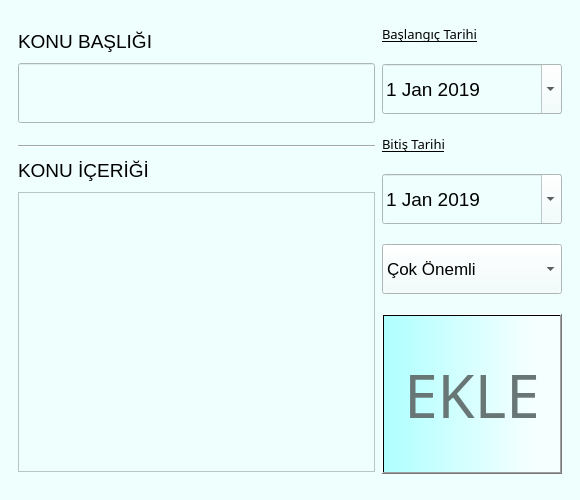
<?xml version="1.0" encoding="UTF-8"?>
<ui version="4.0">
 <class>Dialog</class>
 <widget class="QDialog" name="Dialog">
  <property name="geometry">
   <rect>
    <x>0</x>
    <y>0</y>
    <width>580</width>
    <height>500</height>
   </rect>
  </property>
  <property name="minimumSize">
   <size>
    <width>580</width>
    <height>500</height>
   </size>
  </property>
  <property name="maximumSize">
   <size>
    <width>800</width>
    <height>500</height>
   </size>
  </property>
  <property name="windowTitle">
   <string>Görev Ekle</string>
  </property>
  <property name="styleSheet">
   <string notr="true">background-color: rgb(239, 255, 254);</string>
  </property>
  <layout class="QHBoxLayout" name="horizontalLayout_2">
   <item>
    <layout class="QHBoxLayout" name="horizontalLayout">
     <property name="spacing">
      <number>7</number>
     </property>
     <item>
      <layout class="QVBoxLayout" name="verticalLayout_6">
       <property name="spacing">
        <number>7</number>
       </property>
       <property name="leftMargin">
        <number>7</number>
       </property>
       <item>
        <layout class="QVBoxLayout" name="verticalLayout_4">
         <item>
          <widget class="QLabel" name="label">
           <property name="minimumSize">
            <size>
             <width>300</width>
             <height>30</height>
            </size>
           </property>
           <property name="maximumSize">
            <size>
             <width>300</width>
             <height>30</height>
            </size>
           </property>
           <property name="font">
            <font>
             <family>Segoe UI</family>
             <pointsize>14</pointsize>
            </font>
           </property>
           <property name="text">
            <string>KONU BAŞLIĞI</string>
           </property>
          </widget>
         </item>
         <item>
          <widget class="QLineEdit" name="txt_task_title">
           <property name="minimumSize">
            <size>
             <width>350</width>
             <height>60</height>
            </size>
           </property>
           <property name="maximumSize">
            <size>
             <width>800</width>
             <height>60</height>
            </size>
           </property>
           <property name="font">
            <font>
             <family>Yu Gothic Light</family>
             <pointsize>25</pointsize>
             <stylestrategy>PreferDefault</stylestrategy>
            </font>
           </property>
           <property name="styleSheet">
            <string notr="true">
:hover { background-color: white;}</string>
           </property>
           <property name="text">
            <string/>
           </property>
           <property name="maxLength">
            <number>12</number>
           </property>
          </widget>
         </item>
        </layout>
       </item>
       <item>
        <layout class="QVBoxLayout" name="verticalLayout_5">
         <item>
          <widget class="Line" name="line_2">
           <property name="orientation">
            <enum>Qt::Horizontal</enum>
           </property>
          </widget>
         </item>
         <item>
          <widget class="QLabel" name="label_2">
           <property name="minimumSize">
            <size>
             <width>300</width>
             <height>30</height>
            </size>
           </property>
           <property name="maximumSize">
            <size>
             <width>300</width>
             <height>30</height>
            </size>
           </property>
           <property name="font">
            <font>
             <family>Segoe UI</family>
             <pointsize>14</pointsize>
            </font>
           </property>
           <property name="text">
            <string>KONU İÇERİĞİ</string>
           </property>
          </widget>
         </item>
         <item>
          <widget class="QPlainTextEdit" name="txt_task_detail">
           <property name="minimumSize">
            <size>
             <width>350</width>
             <height>250</height>
            </size>
           </property>
           <property name="maximumSize">
            <size>
             <width>800</width>
             <height>280</height>
            </size>
           </property>
           <property name="font">
            <font>
             <family>Yu Gothic Light</family>
             <pointsize>22</pointsize>
             <weight>75</weight>
             <bold>true</bold>
            </font>
           </property>
           <property name="styleSheet">
            <string notr="true">:hover { background-color: white;}</string>
           </property>
           <property name="plainText">
            <string/>
           </property>
          </widget>
         </item>
        </layout>
       </item>
      </layout>
     </item>
     <item>
      <layout class="QVBoxLayout" name="verticalLayout_2" stretch="0,0,0,0,0,0">
       <property name="spacing">
        <number>7</number>
       </property>
       <property name="sizeConstraint">
        <enum>QLayout::SetDefaultConstraint</enum>
       </property>
       <property name="topMargin">
        <number>0</number>
       </property>
       <property name="rightMargin">
        <number>7</number>
       </property>
       <property name="bottomMargin">
        <number>0</number>
       </property>
       <item>
        <widget class="QLabel" name="label_4">
         <property name="minimumSize">
          <size>
           <width>180</width>
           <height>20</height>
          </size>
         </property>
         <property name="maximumSize">
          <size>
           <width>180</width>
           <height>20</height>
          </size>
         </property>
         <property name="font">
          <font>
           <family>Microsoft YaHei Light</family>
           <pointsize>10</pointsize>
           <italic>false</italic>
           <underline>true</underline>
          </font>
         </property>
         <property name="text">
          <string>Başlangıç Tarihi</string>
         </property>
        </widget>
       </item>
       <item>
        <widget class="QDateEdit" name="start_time">
         <property name="minimumSize">
          <size>
           <width>180</width>
           <height>50</height>
          </size>
         </property>
         <property name="maximumSize">
          <size>
           <width>180</width>
           <height>50</height>
          </size>
         </property>
         <property name="font">
          <font>
           <pointsize>14</pointsize>
          </font>
         </property>
         <property name="wrapping">
          <bool>false</bool>
         </property>
         <property name="alignment">
          <set>Qt::AlignLeading|Qt::AlignLeft|Qt::AlignVCenter</set>
         </property>
         <property name="calendarPopup">
          <bool>true</bool>
         </property>
         <property name="currentSectionIndex">
          <number>0</number>
         </property>
         <property name="date">
          <date>
           <year>2019</year>
           <month>1</month>
           <day>1</day>
          </date>
         </property>
        </widget>
       </item>
       <item>
        <widget class="QLabel" name="label_6">
         <property name="minimumSize">
          <size>
           <width>180</width>
           <height>20</height>
          </size>
         </property>
         <property name="maximumSize">
          <size>
           <width>180</width>
           <height>20</height>
          </size>
         </property>
         <property name="font">
          <font>
           <family>Microsoft YaHei Light</family>
           <pointsize>10</pointsize>
           <italic>false</italic>
           <underline>true</underline>
          </font>
         </property>
         <property name="text">
          <string>Bitiş Tarihi</string>
         </property>
        </widget>
       </item>
       <item>
        <widget class="QDateEdit" name="end_time">
         <property name="minimumSize">
          <size>
           <width>180</width>
           <height>50</height>
          </size>
         </property>
         <property name="maximumSize">
          <size>
           <width>180</width>
           <height>50</height>
          </size>
         </property>
         <property name="font">
          <font>
           <pointsize>14</pointsize>
          </font>
         </property>
         <property name="calendarPopup">
          <bool>true</bool>
         </property>
         <property name="currentSectionIndex">
          <number>0</number>
         </property>
         <property name="date">
          <date>
           <year>2019</year>
           <month>1</month>
           <day>1</day>
          </date>
         </property>
        </widget>
       </item>
       <item>
        <widget class="QComboBox" name="important_level">
         <property name="minimumSize">
          <size>
           <width>180</width>
           <height>50</height>
          </size>
         </property>
         <property name="maximumSize">
          <size>
           <width>180</width>
           <height>50</height>
          </size>
         </property>
         <property name="font">
          <font>
           <pointsize>13</pointsize>
          </font>
         </property>
         <property name="currentText">
          <string>Çok Önemli</string>
         </property>
         <item>
          <property name="text">
           <string notr="true">Çok Önemli</string>
          </property>
         </item>
         <item>
          <property name="text">
           <string>Önemli</string>
          </property>
         </item>
         <item>
          <property name="text">
           <string>Önemsiz</string>
          </property>
         </item>
         <item>
          <property name="text">
           <string extracomment="asdfasdf">Çok Önemsiz</string>
          </property>
         </item>
        </widget>
       </item>
       <item>
        <widget class="QPushButton" name="btn_ekle">
         <property name="minimumSize">
          <size>
           <width>0</width>
           <height>110</height>
          </size>
         </property>
         <property name="maximumSize">
          <size>
           <width>16777215</width>
           <height>160</height>
          </size>
         </property>
         <property name="font">
          <font>
           <family>Gabriola</family>
           <pointsize>45</pointsize>
          </font>
         </property>
         <property name="cursor">
          <cursorShape>PointingHandCursor</cursorShape>
         </property>
         <property name="styleSheet">
          <string notr="true">background-color: qlineargradient(spread:reflect, x1:0, y1:0, x2:1, y2:0, stop:0 rgba(175, 255, 255, 255), stop:0.845771 rgba(245, 255, 255, 255));

color: rgb(104, 118, 117);</string>
         </property>
         <property name="text">
          <string>EKLE</string>
         </property>
        </widget>
       </item>
      </layout>
     </item>
    </layout>
   </item>
  </layout>
 </widget>
 <resources/>
 <connections/>
</ui>
